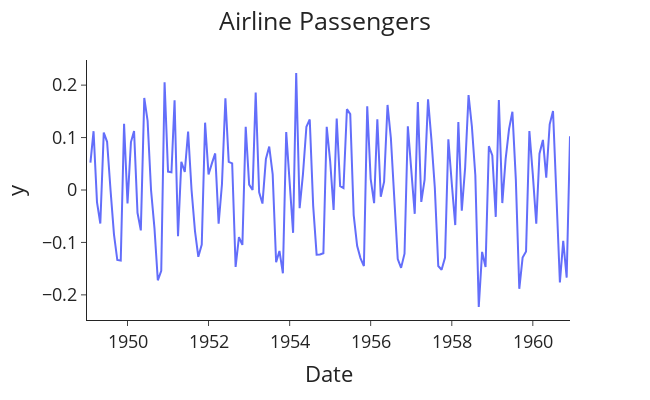

The notebook cell saved with this chart:
### Markdown cell above
## Logarithm and Difference Transform

### Code cell
# Take the difference and log and plot it
data["Passenger_Diff_Log"] = data["Passenger_Log"].diff()

plotting(title='Airline Passengers', data=data, x='Month',
         y='Passenger_Diff_Log', x_label='Date', y_label='Passenger<br>Log and Difference')

### Figure 1 — Plotly figure (JSON) as saved in the notebook; plotly's stock layout.template omitted (floating-point values rounded to 4 significant figures; data arrays with more than 128 entries replaced by an {"elided": "..."} marker saying what was removed)
{"data": [{"hovertemplate": "Date=%{x}<br>y=%{y}<extra></extra>", "legendgroup": "", "line": {"color": "#636efa", "dash": "solid"}, "marker": {"symbol": "circle"}, "mode": "lines", "name": "", "orientation": "v", "showlegend": false, "type": "scatter", "x": {"elided": "144 str values"}, "xaxis": "x", "y": {"elided": "144 float values"}, "yaxis": "y"}], "layout": {"font": {"size": 18}, "height": 400, "legend": {"tracegroupgap": 0}, "margin": {"t": 60}, "title": {"text": "Airline Passengers", "x": 0.5}, "width": 650, "xaxis": {"anchor": "y", "domain": [0, 1], "title": {"text": "Date"}}, "yaxis": {"anchor": "x", "domain": [0, 1], "title": {"text": "y"}}}}
